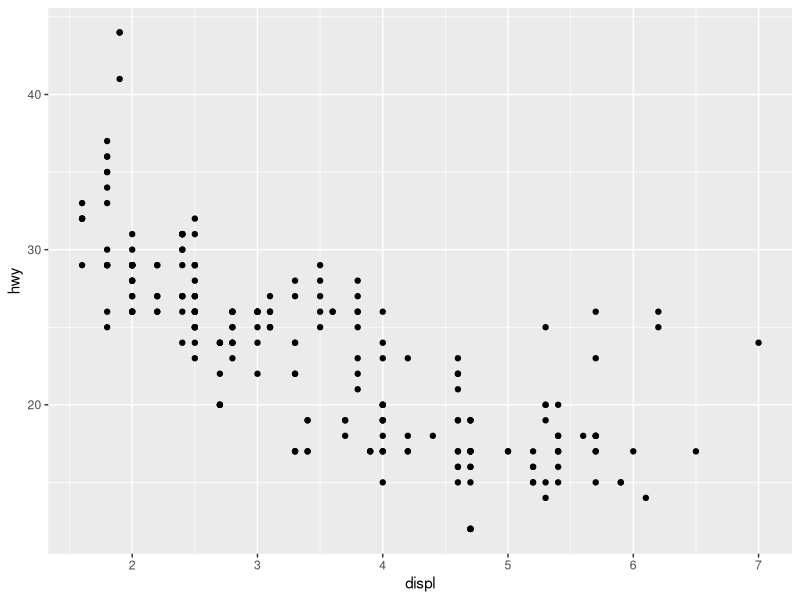
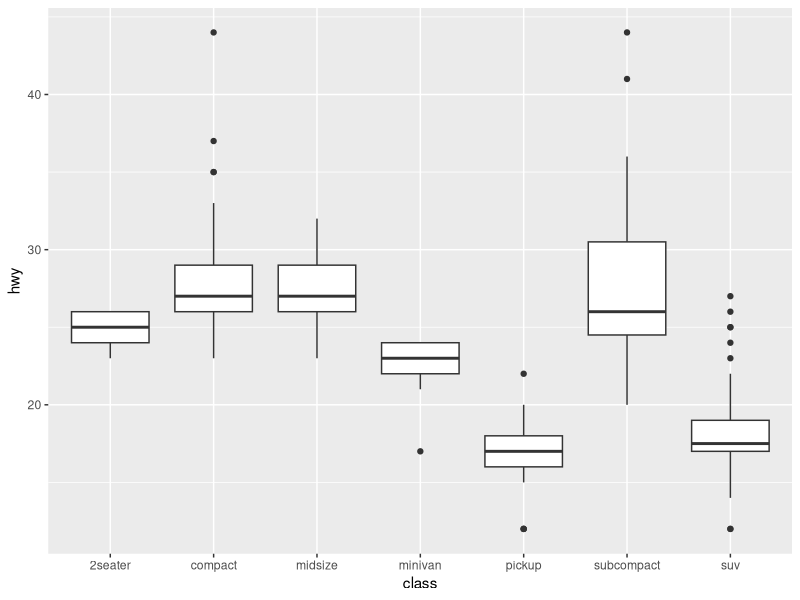
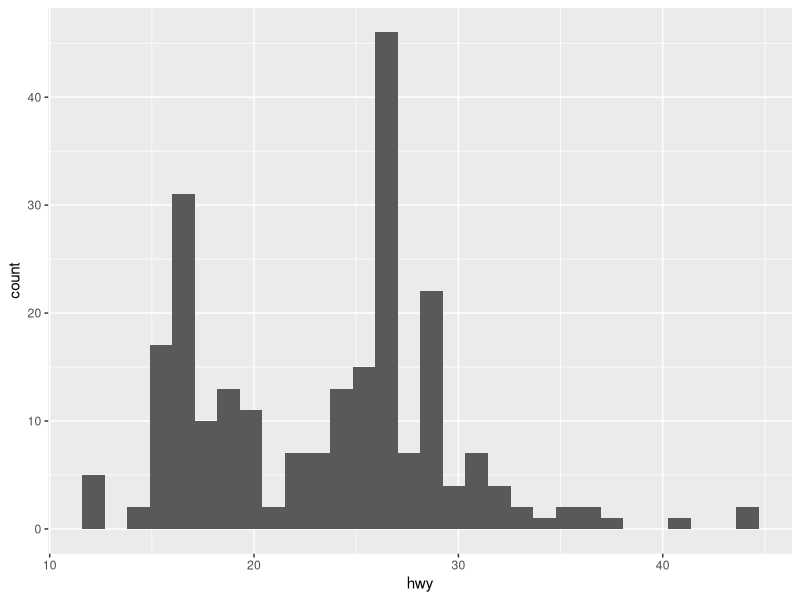
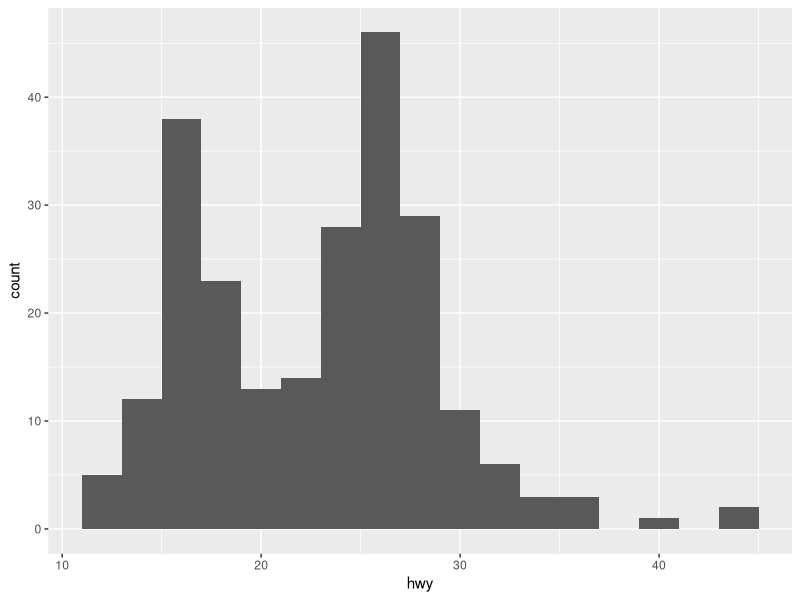
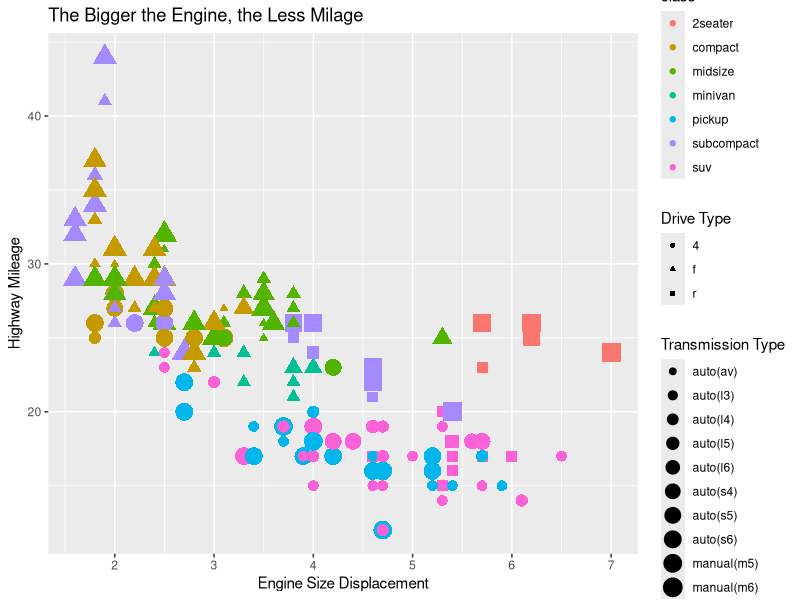
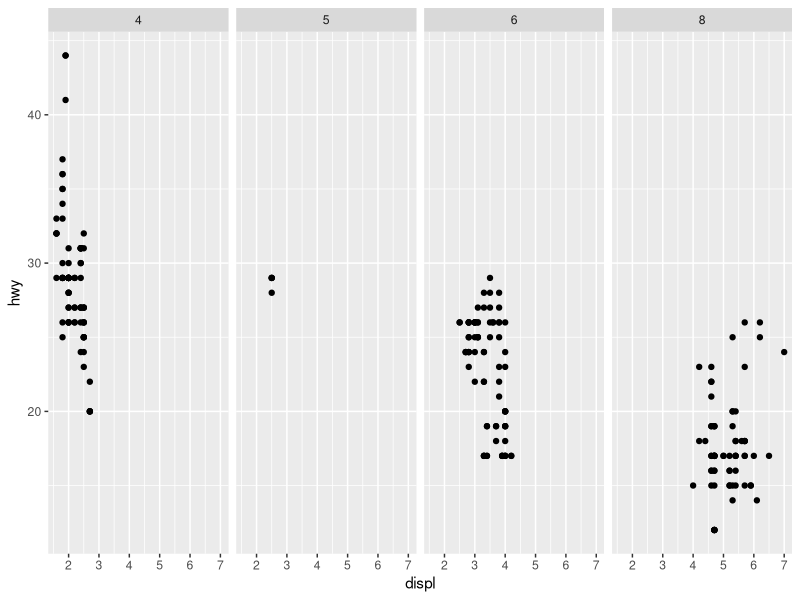
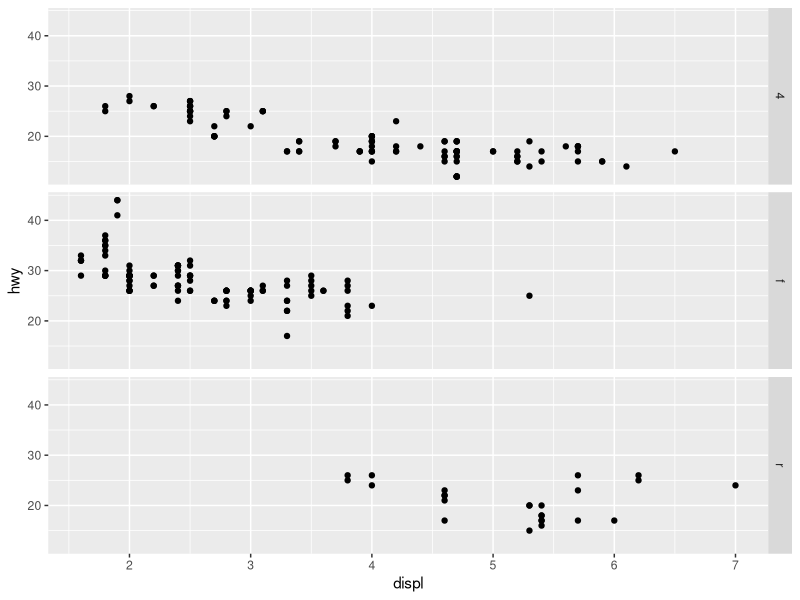
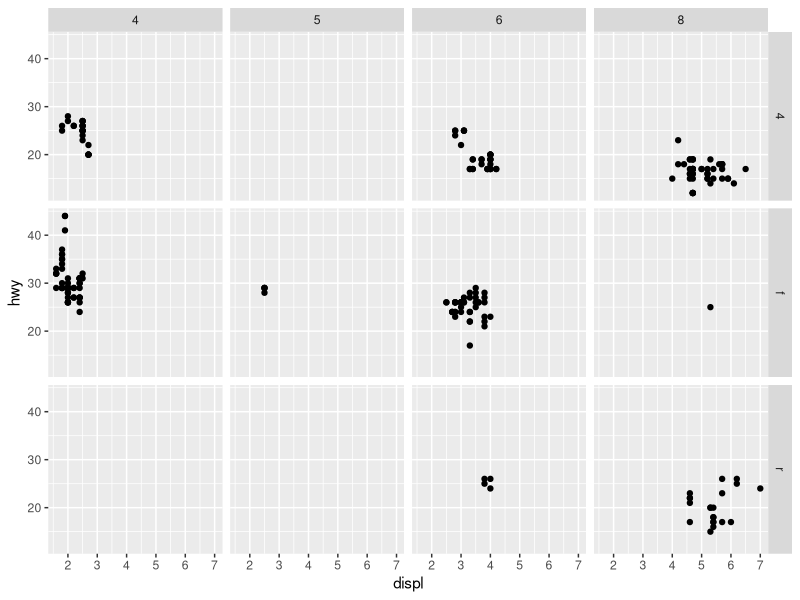

The R script that drew these images, in order:
## ---- chunk 1
#| label: setup
#| include: false
library(tidyverse)
## ---- chunk 2
mpg
## ---- chunk 3
ggplot(data = mpg) +
  geom_point(mapping = aes(x=displ, y=hwy))
## ---- chunk 4
ggplot(data = mpg) +
  geom_boxplot(mapping = aes(x = class, y = hwy))
## ---- chunk 5
ggplot(data = mpg) +
  geom_histogram(mapping = aes(x = hwy))
## ---- chunk 6
ggplot(data = mpg) +
  geom_histogram(mapping = aes(x = hwy), binwidth = 2)
## ---- chunk 7
ggplot(data = mpg) +
  geom_point(mapping = aes(x = displ, y = hwy, color = class, shape = drv, size = trans))+
  labs(x = "Engine Size Displacement",
       y = "Highway Mileage",
       Color = "Class of Vehicle",
       shape = "Drive Type",
       size = "Transmission Type",
       title = "The Bigger the Engine, the Less Milage")
## ---- chunk 8
# Makes a plot that the commands below will modify
q <- ggplot(mpg) + geom_point(aes(x = displ, y = hwy))

q + facet_grid(. ~ cyl)
q + facet_grid(drv ~ .)
q + facet_grid(drv ~ cyl)
q + facet_wrap(~ class)
## ---- chunk 9
ggplot(data = mpg)+
  geom_bar(aes(x = class, fill = class))
## ---- chunk 10
ggplot(mpg) + 
  geom_point(aes(displ, hwy)) +
  geom_smooth(aes(displ, hwy)) 
  ggsave("example.jpg", width = 6, height = 4)
